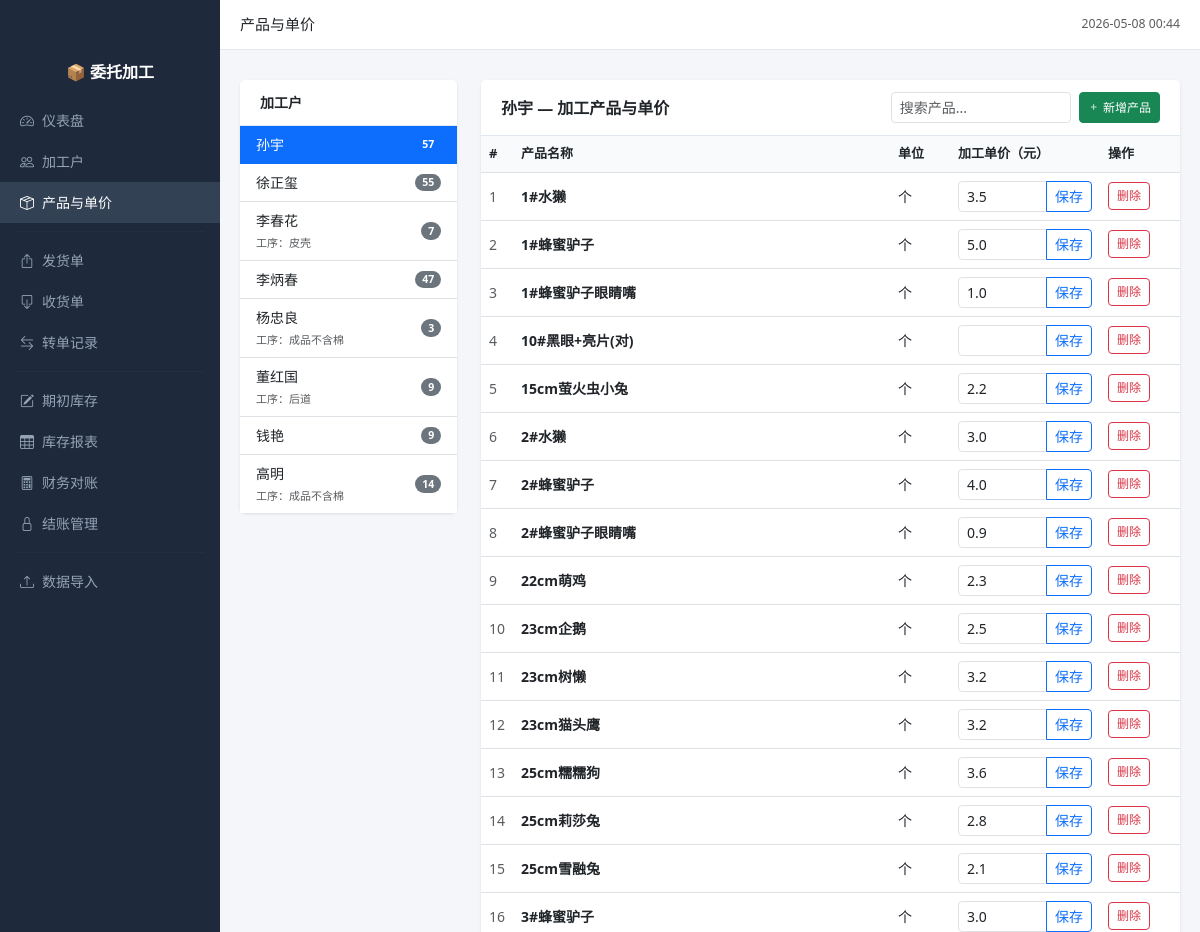
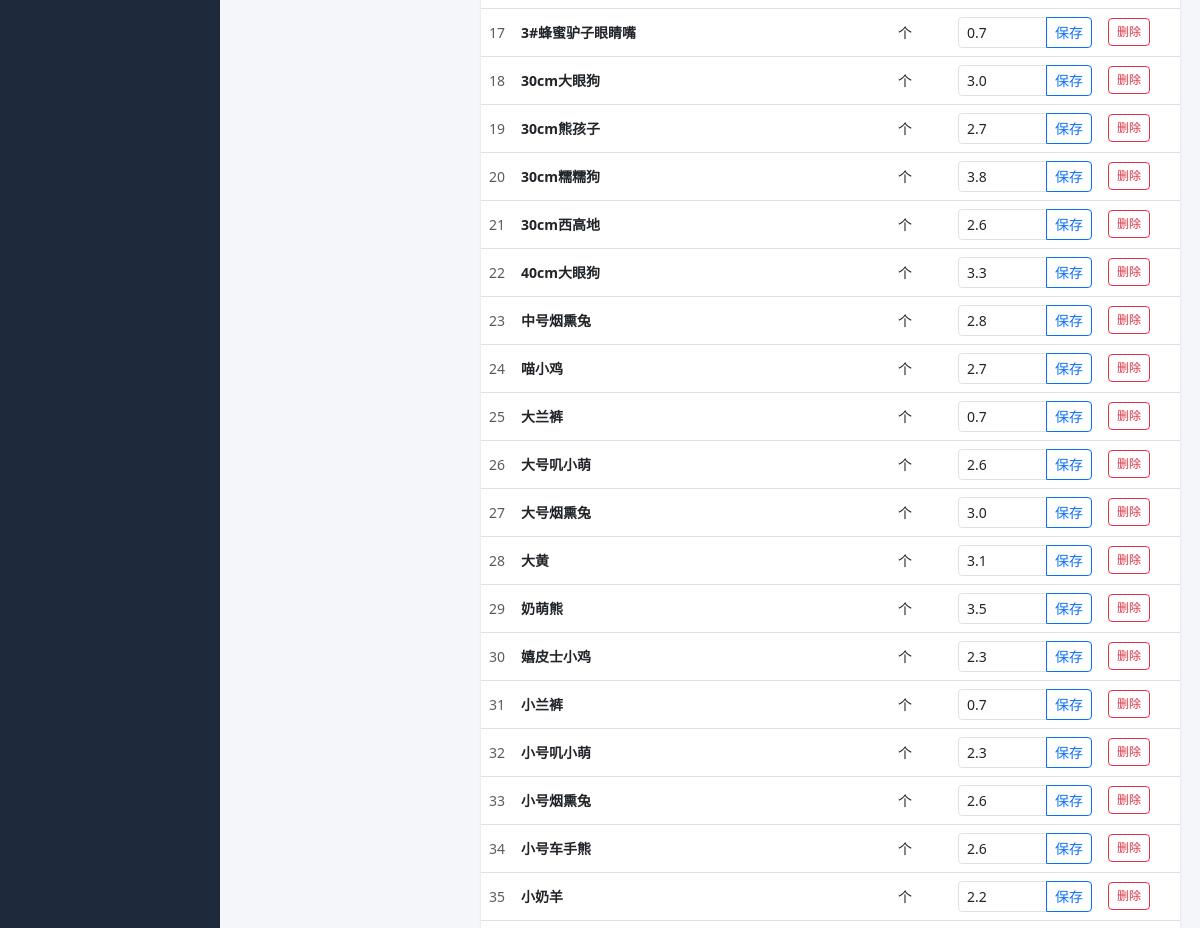
The page /prices?processor_id=2 (upper part) on the database as committed earlier (2 pictures, top to bottom).
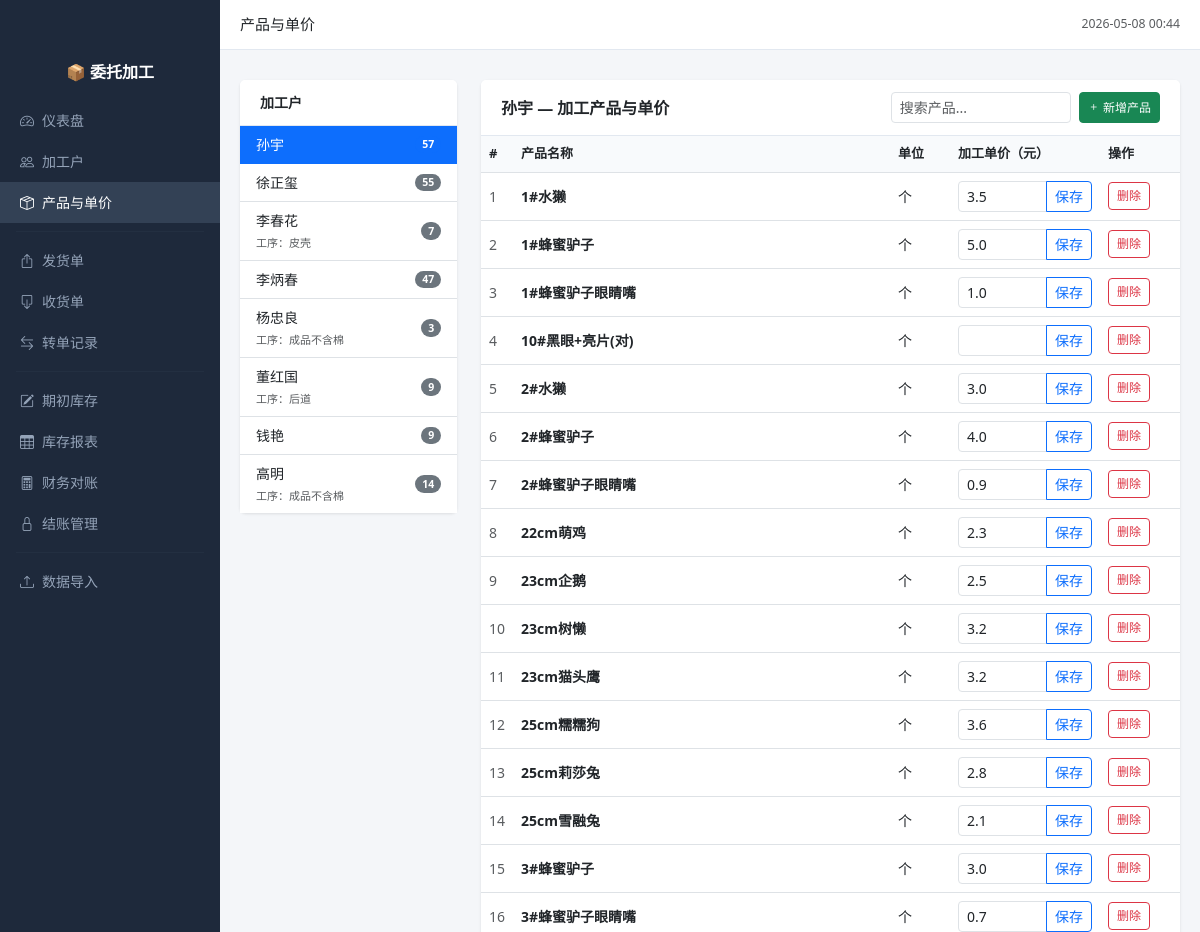
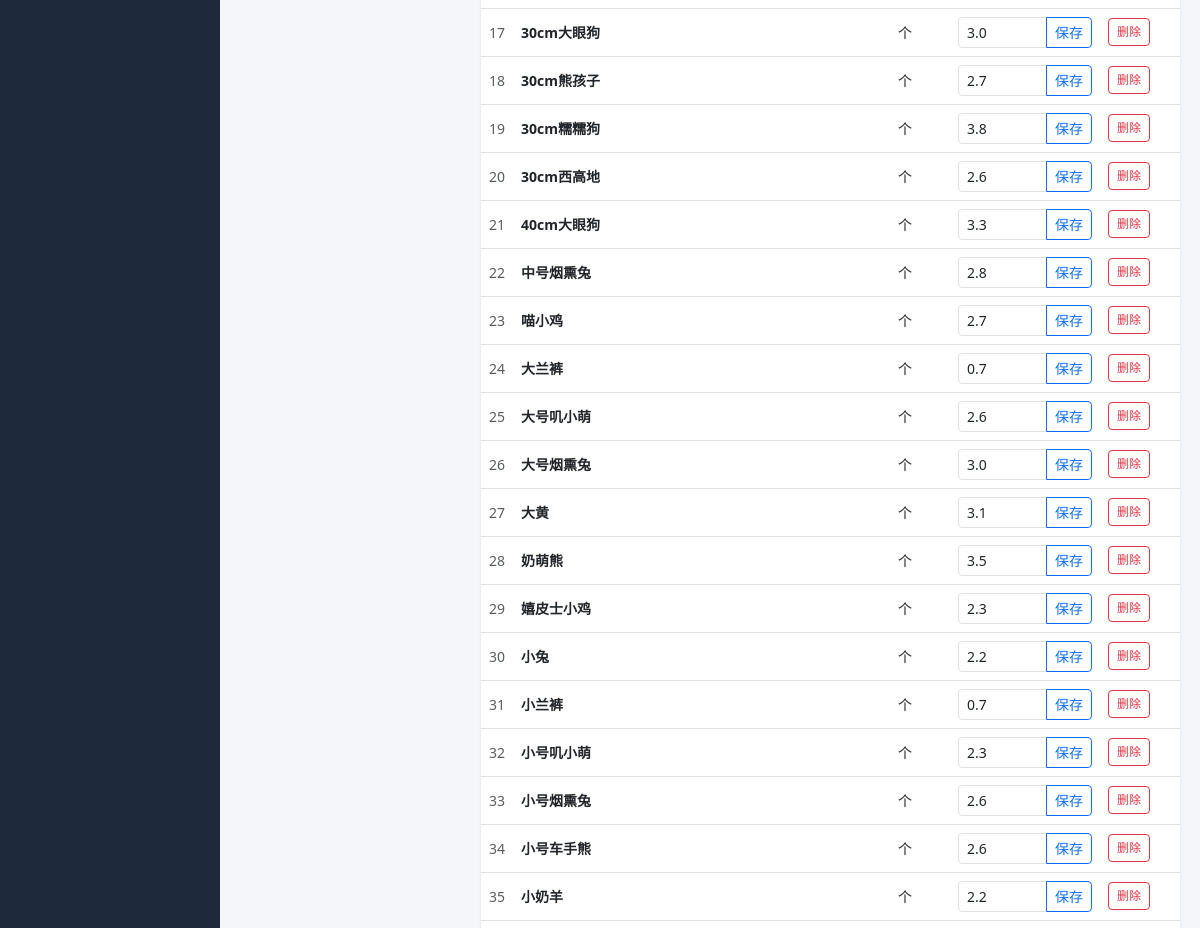
The same page on the database as committed later (2 pictures, top to bottom).
### app.py (models this page shows, shortened)
class Processor(db.Model):
    __tablename__ = 'processors'
    id = db.Column(db.Integer, primary_key=True)
    name = db.Column(db.String(100), nullable=False, unique=True)
    phone = db.Column(db.String(50))
    address = db.Column(db.String(200))
    process_step = db.Column(db.String(50), default='')  # 工序：皮壳、服装、后道、充棉等
    notes = db.Column(db.Text)
    created_at = db.Column(db.DateTime, default=datetime.now)
    shipments = db.relationship('Shipment', backref='processor', lazy='dynamic')
    receipts = db.relationship('Receipt', backref='processor', lazy='dynamic')
    prices = db.relationship('ProcessorPrice', backref='processor', lazy='dynamic')

class ProcessorPrice(db.Model):
    __tablename__ = 'processor_prices'
    id = db.Column(db.Integer, primary_key=True)
    processor_id = db.Column(db.Integer, db.ForeignKey('processors.id'), nullable=False)
    product_id = db.Column(db.Integer, db.ForeignKey('products.id'), nullable=False)
    price = db.Column(db.Float, default=0)
    notes = db.Column(db.Text)
    product = db.relationship('Product', backref='prices')

class Product(db.Model):
    __tablename__ = 'products'
    id = db.Column(db.Integer, primary_key=True)
    name = db.Column(db.String(200), nullable=False)
    unit = db.Column(db.String(20), default='个')  # 个/对/米/公斤/袋
    category_id = db.Column(db.Integer, db.ForeignKey('product_categories.id'))
    product_type = db.Column(db.String(20), default='成品')  # 成品/半成品/原材料
    notes = db.Column(db.Text)
    created_at = db.Column(db.DateTime, default=datetime.now)

### app.py (the view)
@app.route('/prices')
def price_list():
    processors = Processor.query.order_by(Processor.name).all()
    all_products = Product.query.order_by(Product.name).all()
    pid = request.args.get('processor_id', type=int)
    counts = db.session.query(
        ProcessorPrice.processor_id, func.count(ProcessorPrice.id)
    ).group_by(ProcessorPrice.processor_id).all()
    processor_product_counts = {pid: cnt for pid, cnt in counts}
    processor_prices = []
    current_processor = None
    if pid:
        current_processor = Processor.query.get(pid)
        if current_processor:
            processor_prices = db.session.query(ProcessorPrice).join(Product).filter(
                ProcessorPrice.processor_id == pid
            ).order_by(Product.name).all()
    return render_template('prices.html', processors=processors,
                           all_products=all_products,
                           processor_prices=processor_prices,
                           processor_product_counts=processor_product_counts,
                           current_pid=pid,
                           current_processor=current_processor)

### app.py (called while the page is built)
@app.context_processor
def utility_processor():
    return {'now': lambda: datetime.now().strftime('%Y-%m-%d %H:%M'),
            'today': lambda: datetime.now().strftime('%Y-%m-%d')}

### templates/prices.html (shortened to what this page needs)
{% extends "base.html" %}
{% block page_title %}产品与单价{% endblock %}
{% block content %}
<div class="row">
    <div class="col-md-3">
        <div class="card">
            <div class="card-header d-flex justify-content-between align-items-center">
                <span>加工户</span>
            </div>
            <div class="card-body p-0">
                <div class="list-group list-group-flush" style="max-height:65vh;overflow-y:auto;">
                    {% for p in processors %}
                    <a href="{{ url_for('price_list', processor_id=p.id) }}"  class="list-group-item list-group-item-action d-flex justify-content-between align-items-center
                              {% if current_pid == p.id %}active{% endif %}">
                        <div>
                            {{ p.name }}
                            {% if p.process_step %}
                            <br><small class="text-{{ 'light' if current_pid == p.id else 'muted' }}" style="font-size:11px;">工序：{{ p.process_step }}</small>
                            {% endif %}
                        </div>
                        <span class="badge bg-{{ 'primary' if current_pid == p.id else 'secondary' }} rounded-pill">
                            {{ processor_product_counts.get(p.id, 0) }}
                        </span>
                    </a>
                    {% endfor %}
                </div>
            </div>
        </div>
    </div>
    <div class="col-md-9">
        {% if current_processor %}
        <div class="card">
            <div class="card-header d-flex justify-content-between align-items-center">
                <span class="fw-bold fs-6">
                    {{ current_processor.name }}
                    — 加工产品与单价
                </span>
                <div class="d-flex gap-2">
                    <input type="text" id="searchInput" class="form-control form-control-sm"
                           placeholder="搜索产品..." style="width:180px;">
                    <button class="btn btn-success btn-sm" data-bs-toggle="modal" data-bs-target="#addProductModal">
                        <i class="bi bi-plus"></i> 新增产品
                    </button>
                </div>
            </div>
            <div class="card-body p-0">
                <table class="table table-hover mb-0">
                    <thead>
                        <tr>
                            <th style="width:30px;">#</th>
                            <th>产品名称</th>
                            <th style="width:60px;">单位</th>
                            <th style="width:150px;">加工单价（元）</th>
                            <th style="width:80px;">操作</th>
                        </tr>
                    </thead>
                    <tbody id="priceTableBody">
                        {% if processor_prices %}
                        {% for pp in processor_prices %}
                        <tr class="price-row">
                            <td class="text-muted">{{ loop.index }}</td>
                            <td class="fw-bold product-name-cell" data-prodid="{{ pp.product_id }}" data-name="{{ pp.product.name }}">
                                <span class="product-name-text">{{ pp.product.name }}</span>
                            </td>
                            <td>{{ pp.product.unit or '个' }}</td>
                            <td>
                                <div class="input-group input-group-sm">
                                    <input type="number" step="0.01" class="form-control form-control-sm price-input"
                                           value="{{ pp.price if pp.price else '' }}"
                                           data-pid="{{ pp.processor_id }}"
                                           data-prodid="{{ pp.product_id }}">
                                    <button class="btn btn-outline-primary btn-sm save-btn">保存</button>
                                </div>
                            </td>
                            <td>
                                <form method="post" action="{{ url_for('price_delete', id=pp.id) }}"
                                      style="display:inline" onsubmit="return confirm('删除此产品？')">
                                    <button class="btn btn-outline-danger btn-sm">删除</button>
                                </form>
                            </td>
                        </tr>
                        {% endfor %}
                        {% endif %}
                    </tbody>
                </table>
            </div>
        </div>
        {% endif %}
    </div>
</div>
{% endblock %}

### templates/base.html (shortened to what this page needs)
<!DOCTYPE html>
<html lang="zh-CN">
<head>
    <link href="https://cdn.bootcdn.net/ajax/libs/twitter-bootstrap/5.3.0/css/bootstrap.min.css" rel="stylesheet">
    <link href="https://cdn.bootcdn.net/ajax/libs/bootstrap-icons/1.10.0/font/bootstrap-icons.css" rel="stylesheet">
</head>
<body>
<div class="sidebar">
    <div class="text-center mb-3 px-3">
        <span style="font-size:16px; font-weight:600; color:#fff;">📦 委托加工</span>
    </div>
    <nav class="nav flex-column">
        <a class="nav-link {% if request.path == '/' %}active{% endif %}" href="{{ url_for('index') }}">
            <i class="bi bi-speedometer2"></i><span>仪表盘</span>
        </a>
        <a class="nav-link {% if request.path.startswith('/processors') %}active{% endif %}" href="{{ url_for('processor_list') }}">
            <i class="bi bi-people"></i><span>加工户</span>
        </a>
        <a class="nav-link {% if request.path.startswith('/products') or request.path.startswith('/prices') %}active{% endif %}" href="{{ url_for('price_list') }}">
            <i class="bi bi-box-seam"></i><span>产品与单价</span>
        </a>
        <hr style="border-color:#334155; margin:8px 16px;">
        <a class="nav-link {% if request.path.startswith('/shipments') %}active{% endif %}" href="{{ url_for('shipment_list') }}">
            <i class="bi bi-box-arrow-up"></i><span>发货单</span>
        </a>
        <a class="nav-link {% if request.path.startswith('/receipts') %}active{% endif %}" href="{{ url_for('receipt_list') }}">
            <i class="bi bi-box-arrow-down"></i><span>收货单</span>
        </a>
        <a class="nav-link {% if request.path.startswith('/transfers') %}active{% endif %}" href="{{ url_for('transfer_list') }}">
            <i class="bi bi-arrow-left-right"></i><span>转单记录</span>
        </a>
        <hr style="border-color:#334155; margin:8px 16px;">
        <a class="nav-link {% if request.path.startswith('/begin_inventory') %}active{% endif %}" href="{{ url_for('begin_inventory_list') }}">
            <i class="bi bi-pencil-square"></i><span>期初库存</span>
        </a>
        <a class="nav-link {% if request.path.startswith('/inventory') %}active{% endif %}" href="{{ url_for('inventory_report') }}">
            <i class="bi bi-table"></i><span>库存报表</span>
        </a>
        <a class="nav-link {% if request.path.startswith('/finance') %}active{% endif %}" href="{{ url_for('finance') }}">
            <i class="bi bi-calculator"></i><span>财务对账</span>
        </a>
        <a class="nav-link {% if request.path.startswith('/closing') %}active{% endif %}" href="{{ url_for('closing_page') }}">
            <i class="bi bi-lock"></i><span>结账管理</span>
        </a>
        <hr style="border-color:#334155; margin:8px 16px;">
        <a class="nav-link {% if request.path.startswith('/import') %}active{% endif %}" href="{{ url_for('import_page') }}">
            <i class="bi bi-upload"></i><span>数据导入</span>
        </a>
    </nav>
</div>
<div class="navbar-top">
    <span style="font-size:15px; font-weight:500;" id="pageTitle">{% block page_title %}仪表盘{% endblock %}</span>
    <div class="ms-auto text-muted small">{{ now() }}</div>
</div>
<div class="main-content">
    {% block content %}{% endblock %}
</div>
</body>
</html>

### templates/base.html (style rules this page uses)
body { background: #f4f6f9; font-size: 14px; }
.sidebar { position: fixed; top: 0; left: 0; bottom: 0; width: 220px; background: #1e293b; color: #fff; padding-top: 60px; z-index: 100; }
.sidebar .nav-link { color: #94a3b8; padding: 10px 20px; border-radius: 0; transition: all 0.2s; }
.sidebar .nav-link:hover, .sidebar .nav-link.active { color: #fff; background: #334155; }
.sidebar .nav-link i { margin-right: 8px; width: 20px; text-align: center; }
.main-content { margin-left: 220px; padding: 20px; padding-top: 80px; }
.navbar-top { position: fixed; top: 0; left: 220px; right: 0; height: 50px; background: #fff; border-bottom: 1px solid #e2e8f0; display: flex; align-items: center; padding: 0 20px; z-index: 99; }
.card { border: none; box-shadow: 0 1px 3px rgba(0,0,0,0.1); margin-bottom: 16px; }
.card-header { background: #fff; border-bottom: 1px solid #e2e8f0; font-weight: 600; padding: 12px 20px; }
.table th { background: #f8fafc; font-weight: 600; font-size: 13px; white-space: nowrap; }
.table td { vertical-align: middle; }
.btn-sm { font-size: 12px; }

Rows that differ between the two databases and show on the page:
changed through a linked row, ProcessorPrice (number 30 of 35 on the later page): product.name "15cm萤火虫小兔" → "小兔"; moves down the list
